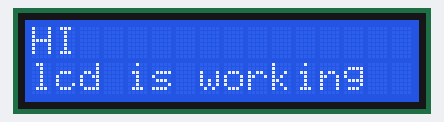
This sketch was run on a simulated Arduino Uno, built with avr-gcc and run on an emulated ATmega328P. Parts: 16×2 character LCD.

Above: at 0.1 s.

The sketch:

LCD.ino
```cpp
#include <LiquidCrystal_I2C.h>

#include <LiquidCrystal.h>
///LiquidCrystal lcd(1,2,4,5,6,7);
LiquidCrystal_I2C lcd(0x27,16,2);

void setup() {
  // put your setup code here, to run once:
 lcd.init();                              // Start the LCD
    lcd.backlight();

//Serial.begin(9600);
}

void loop() {
  // put your main code here, to run repeatedly:
  //int ldrStatus = analogRead(ldrPin);
 //Serial.println(ldrStatus);
 //if(ldrStatus<=150){
//digitalWrite(ledPin,HIGH);
//Serial.println("LDR IS INTRUpted");

 //}
 //else{digitalWrite(ledPin,LOW);
//}
 lcd_print();

}
void lcd_print(){
lcd.print("HI");
lcd.setCursor(0,1);
lcd.print("lcd is working");
//lcd.blink();
delay(100000);
lcd.clear();


}
```
